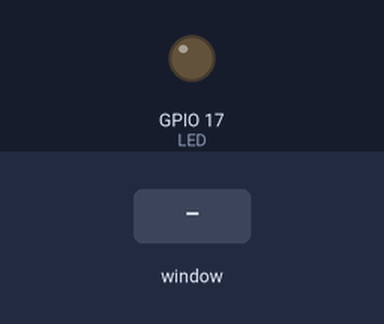
Recording of a program running on a simulated Raspberry Pi (BCM pin numbers). On the bench: output pins drawn as LEDs (lit = HIGH). The inputs (shaded band) are chosen by the test bench. The desktop window is not drawn, its controls go by their first labels and the mouse button is held 0.15 s.

Above: at 1.2 s.
1.3 s: control labelled "Ein" in the window clicked
At 2.3 s:
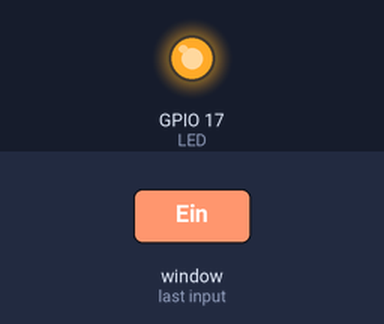
2.8 s: control labelled "Aus" in the window clicked
At 3.4 s:
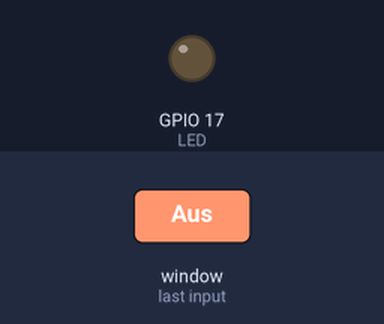
Timing chart, 0 to 5.8 s (numbered marks = the images above; inputs shaded):
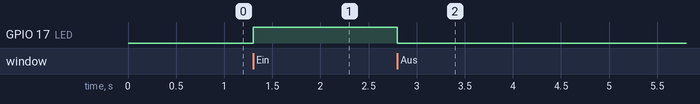

Measured:
- after the input at 1.3 s, GPIO 17 (LED): LOW → HIGH at once
- after the input at 2.8 s, GPIO 17 (LED): HIGH → LOW at once

The program:

ledtk01.py
```python
import RPi.GPIO as GPIO
from Tkinter import Label, Button, Tk, LEFT
LED = 17
GPIO.setmode(GPIO.BCM)
GPIO.setup(LED, GPIO.OUT)
def LedEin():
    GPIO.output(LED, True)

def LedAus():
    GPIO.output(LED, False)

root = Tk()
root.title("LED-Schalter")
Label(root, text="Bitte Button klicken, um die LED ein- und auszuschalten").pack()
Button(root, text="Ein", command=LedEin).pack(side=LEFT)
Button(root, text="Aus", command=LedAus).pack(side=LEFT)
root.mainloop()
GPIO.cleanup()
```
